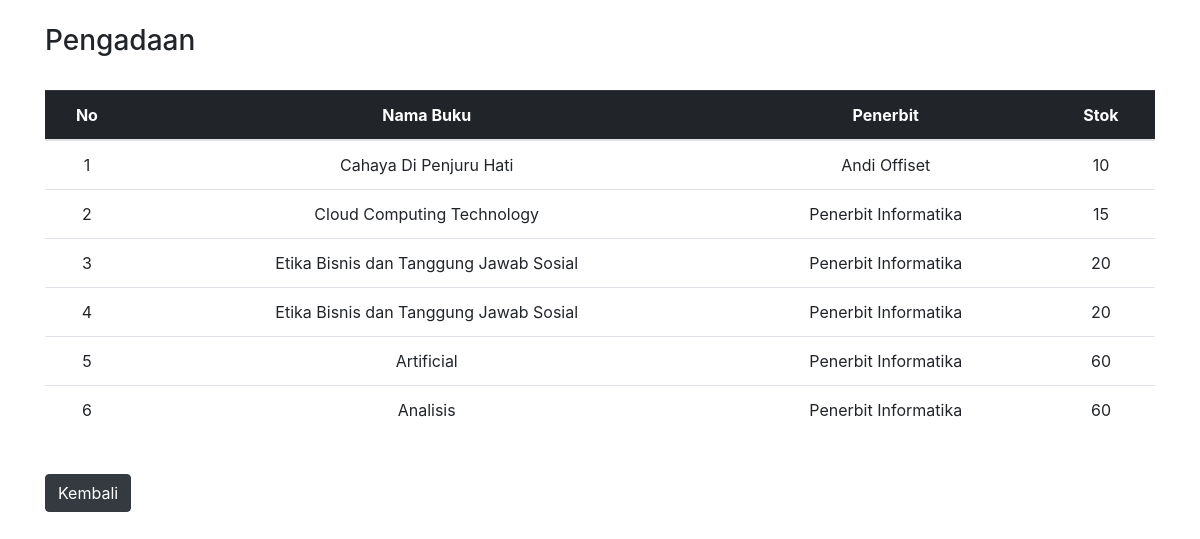
Screenshot of /pengadaan.php with the database file from the repository.
### tables this page shows
CREATE TABLE `buku` (
  `id` int(11) NOT NULL,
  `id_buku` varchar(20) NOT NULL,
  `kategori` varchar(50) NOT NULL,
  `nama_buku` varchar(200) NOT NULL,
  `harga` int(20) NOT NULL,
  `stok` int(10) NOT NULL,
  `penerbit` varchar(100) NOT NULL
);

### pengadaan.php (the view, shortened to what this page needs)
<?php include 'config.php' ?>
<!DOCTYPE html>
<html>
<head>
	<link rel="stylesheet" href="https://cdn.jsdelivr.net/npm/bootstrap@4.0.0/dist/css/bootstrap.min.css">
	<link rel="stylesheet" href="https://cdnjs.cloudflare.com/ajax/libs/font-awesome/4.7.0/css/font-awesome.min.css">
</head>
<body>
	<div class="container">
			<h3>Pengadaan</h3>
		<br>
		<table class="table table-hover">
    <thead class="table-dark">
				<tr>
					<th style="text-align: center;">No</th>
					<th style="text-align: center;">Nama Buku</th>
					<th style="text-align: center;">Penerbit</th>
					<th style="text-align: center;">Stok</th>
				</tr>
			</thead>
			<tbody>
				<?php
				$no = 1;
				$data = mysqli_query($mysqli, "SELECT  * FROM buku ORDER BY stok ASC");
				while ($d = mysqli_fetch_array($data)) {
				?>
					<tr>
						<td style="text-align: center;"><?php echo $no++; ?></td>
						<td style="text-align: center;"><?php echo $d['nama_buku'] ?></td>
						<td style="text-align: center;"><?php echo $d['penerbit'] ?></td>
						<td style="text-align: center;"><?php echo $d['stok'] ?></td>
					</tr>
				<?php
				}
				?>
			</tbody>
		</table>
		<br>
		<a href="index.php" class="btn btn-dark">Kembali</a><br /><br />
	</div>
</body>
</html>

### rows the page displays
buku: nama_buku "Cahaya Di Penjuru Hati", penerbit "Andi Offiset", stok "10"
buku: nama_buku "Cloud Computing Technology", penerbit "Penerbit Informatika", stok "15"
buku: nama_buku "Etika Bisnis dan Tanggung Jawab Sosial", penerbit "Penerbit Informatika", stok "20"
buku: nama_buku "Etika Bisnis dan Tanggung Jawab Sosial", penerbit "Penerbit Informatika", stok "20"
buku: nama_buku "Artificial", penerbit "Penerbit Informatika", stok "60"
buku: nama_buku "Analisis", penerbit "Penerbit Informatika", stok "60"
